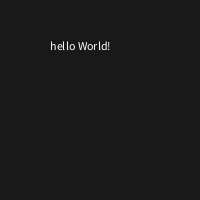
Frame 1 (no input)
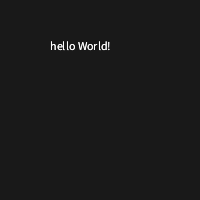
Frame 2 (the mouse pressed at the canvas centre, redrawn once)

The Processing sketch that drew these frames (run headless with seeded random() and noise(); the mouse was pressed at the canvas centre and the sketch redrawn once):

// Processing sketch: Draw_Text
// ── Draw_Text.pde
String hw = "hello World!";

void setup(){
  size(200,200);
  background(25);
  fill(255);
  noLoop();
}

void draw(){
  text(hw,50,50);
  println(hw);
}
